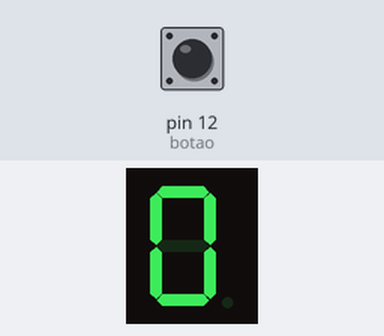
The sketch below on a simulated Arduino Uno, built with avr-gcc and run on an emulated ATmega328P. Shown: 1-digit seven-segment display. Wiring (inferred from the names in the program): 1-digit 7-segment display, segments lit when HIGH: segments pin 3, pin 2, pin 4, pin 5, pin 6, pin 7, pin 8. Inputs (shaded band) come from the test bench; at power-on: pin 12 (botao) HIGH. The segment pins are drawn as the display they are named for.

Above: at 0.01 s.
At 0.57 s:
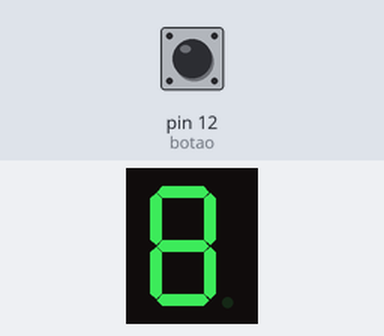
1.3 s: pin 12 (botao) pulled LOW for 0.15 s
2.9 s: pin 12 (botao) pulled LOW for 1 s
At 2.97 s:
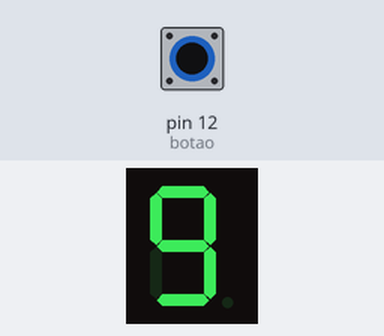

Measured:
- after the input at 1.3 s, every drawn part: stays the same
- after the input at 2.9 s, the display: changes after 0.07 s (image 2)

The sketch:

number_generator.ino
```cpp
const byte segmentos[7] = {2, 3, 4, 5, 6, 7, 8};
const byte botao = 12;

// Configuração dos números conforme o circuito original
const byte numeros[10][7] = {
  {1, 1, 1, 1, 1, 1, 0}, // 0
  {1, 0, 1, 0, 0, 0, 0}, // 1
  {1, 1, 0, 1, 1, 0, 1}, // 2
  {1, 1, 1, 1, 0, 0, 1}, // 3
  {1, 0, 1, 0, 0, 1, 1}, // 4
  {0, 1, 1, 1, 0, 1, 1}, // 5
  {0, 1, 1, 1, 1, 1, 1}, // 6
  {1, 1, 1, 0, 0, 0, 0}, // 7
  {1, 1, 1, 1, 1, 1, 1}, // 8
  {1, 1, 1, 1, 0, 1, 1}  // 9
};

int numeroAtual = 0;
bool girando = true;
bool podeClicar = true;

unsigned long ultimaTroca = 0;
unsigned long inicioSoltura = 0;

const unsigned long velocidade = 70;

// Mostra o número no display
void mostrarNumero(int numero) {
  for (int i = 0; i < 7; i++) {
    digitalWrite(segmentos[i], numeros[numero][i]);
  }
}

void setup() {
  for (int i = 0; i < 7; i++) {
    pinMode(segmentos[i], OUTPUT);
  }

  // Botão com resistor pull-up externo
  pinMode(botao, INPUT_PULLUP);
  mostrarNumero(numeroAtual);
}

void loop() {
  unsigned long agora = millis();
  bool pressionado = (digitalRead(botao) == LOW);

  // Alterna entre girar e parar ao apertar
  if (pressionado) {
    inicioSoltura = 0;

    if (podeClicar) {
      girando = !girando;
      podeClicar = false;
      ultimaTroca = agora;
    }
  } else {
    // Evita múltiplos cliques por contato do botão
    if (inicioSoltura == 0) {
      inicioSoltura = agora;
    }

    if (agora - inicioSoltura >= 40) {
      podeClicar = true;
    }
  }

  // Alterna os números somente enquanto estiver girando
  if (girando && agora - ultimaTroca >= velocidade) {
    ultimaTroca = agora;
    numeroAtual = (numeroAtual + 1) % 10;
    mostrarNumero(numeroAtual);
  }
}
```
